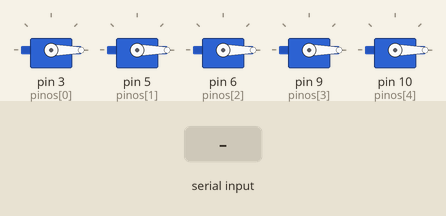
This sketch was run on a simulated Arduino Uno, built with avr-gcc and run on an emulated ATmega328P. Shown: 5 × servo. The inputs (shaded band) are chosen by the test bench.

Above: at 1.2 s.
1.3 s: "90,45,200,10,150\n" received over Serial
At 2.6 s:
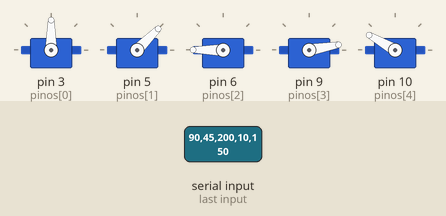
Timing chart, 0 to 4.3 s (numbered marks = the images above; inputs shaded):
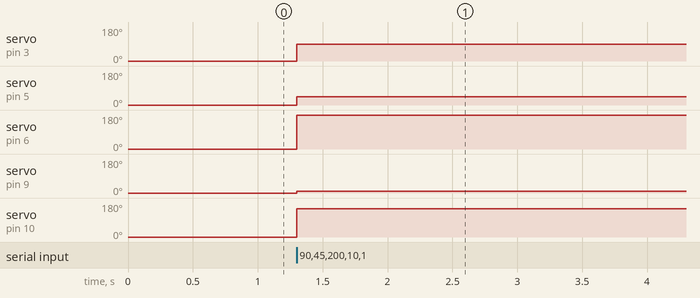

The sketch:

firmware_arduino.ino
```cpp
#include <Servo.h>

Servo servos[5];
// Pinos PWM onde os 5 servos serão conectados:
// 0: Polegar (pino 3), 1: Indicador (pino 5), 2: Médio (pino 6), 3: Anelar (pino 9), 4: Mínimo (pino 10)
const int pinos[5] = {3, 5, 6, 9, 10};

void setup() {
  Serial.begin(115200);
  for (int i = 0; i < 5; i++) {
    servos[i].attach(pinos[i]);
    servos[i].write(0); // Inicia com a mão aberta
  }
}

void loop() {
  if (Serial.available() > 0) {
    String linha = Serial.readStringUntil('\n');
    linha.trim();

    int d[5];
    // Lê o formato: d0,d1,d2,d3,d4 (ex: 1,1,1,1,1 ou 180,0,0,180,180)
    if (sscanf(linha.c_str(), "%d,%d,%d,%d,%d", &d[0], &d[1], &d[2], &d[3], &d[4]) == 5) {
      for (int i = 0; i < 5; i++) {
        // Se você mandar 0 ou 1: converte para 0° ou 180°
        int angulo = (d[i] <= 1) ? (d[i] * 180) : constrain(d[i], 0, 180);
        servos[i].write(angulo);
      }
    }
  }
}
```

Measured:
- after the input at 1.3 s, servo on pin 3 (pinos[0]): 0° → 90° at once; servo on pin 5 (pinos[1]): 0° → 45° at once; servo on pin 6 (pinos[2]): 0° → 180° at once; servo on pin 9 (pinos[3]): 0° → 10° at once; servo on pin 10 (pinos[4]): 0° → 150° at once
